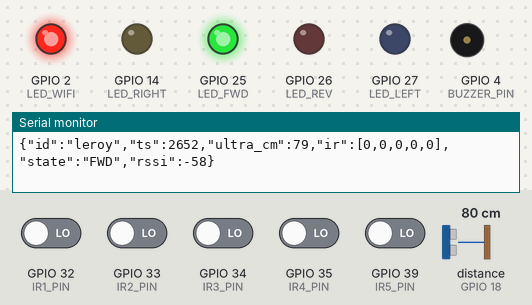
This sketch was run on a simulated ESP32. Shown: output pins drawn as LEDs (lit = HIGH), buzzer (waves = sounding, pin HIGH), the last lines printed to the serial monitor. Wiring (from diagram.json): ultrasonic range finder: trigger GPIO 5; echo GPIO 18. The inputs (shaded band) are chosen by the test bench; at power-on: GPIO 32 (IR1_PIN), GPIO 33 (IR2_PIN), GPIO 34 (IR3_PIN), GPIO 35 (IR4_PIN), GPIO 39 (IR5_PIN) LOW, distance to the obstacle (sensor on GPIO 18) 80 cm. The echo pulse lasts 58.3 µs per cm; WiFi joins after 1.5 s; servers stay silent unless stated; random numbers use the default seed unless the sketch sets one; no MQTT or app messages arrive unless stated; pins used as bus, display or sensor lines are not drawn.

Above: at 2.7 s.
2.8 s: distance to the obstacle (sensor on GPIO 18) set to 23 cm
4.5 s: distance to the obstacle (sensor on GPIO 18) set to 18 cm
At 5.7 s:
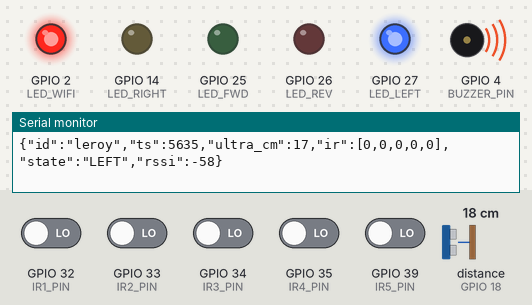
6.0 s: GPIO 32 (IR1_PIN) driven HIGH
At 7.2 s:
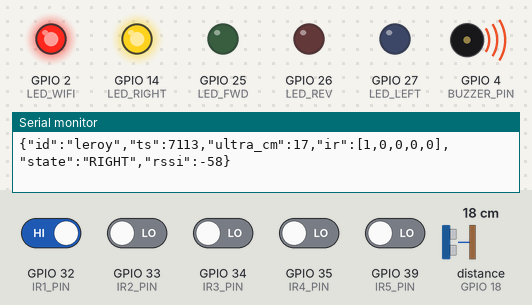
7.5 s: GPIO 35 (IR4_PIN) driven HIGH
At 8.7 s:
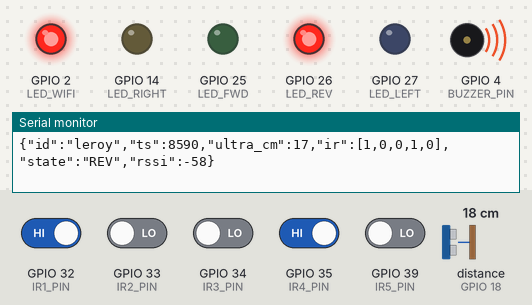
9.0 s: GPIO 35 (IR4_PIN) driven LOW
At 9.3 s:
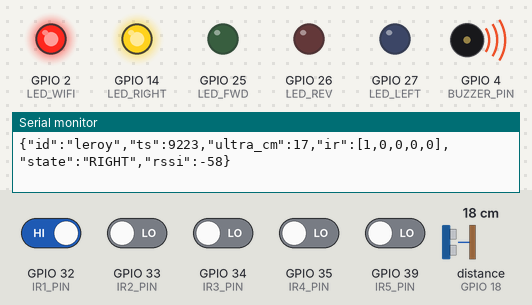
10.5 s: GPIO 32 (IR1_PIN) driven LOW
At 11.4 s:
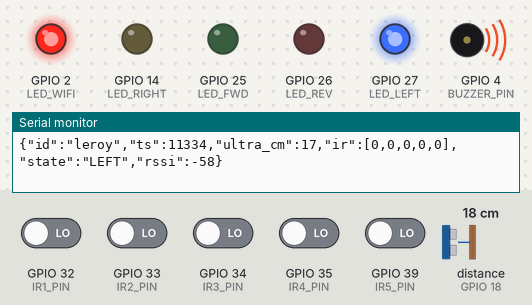
Timing chart, 0 to 13.2 s (numbered marks = the images above; inputs shaded):
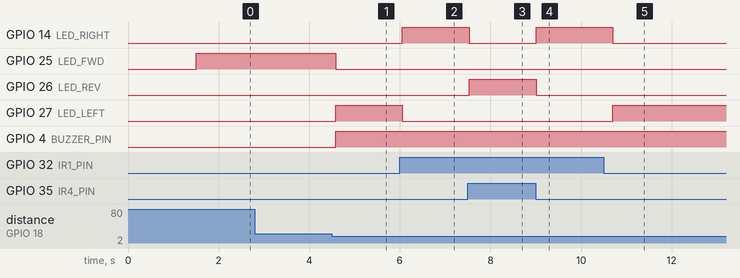

Measured:
- the behaviour switches between 21 and 20 cm on distance to the obstacle (sensor on GPIO 18) (found by bisection; images 0 and 1)
- after the input at 4.5 s, GPIO 25 (LED_FWD): HIGH → LOW after 0.08 s; GPIO 27 (LED_LEFT), GPIO 4 (BUZZER_PIN): LOW → HIGH after 0.08 s
- after the input at 6.0 s, GPIO 14 (LED_RIGHT): LOW → HIGH after 0.06 s; GPIO 27 (LED_LEFT): HIGH → LOW after 0.06 s
- after the input at 7.5 s, GPIO 14 (LED_RIGHT): HIGH → LOW at once; GPIO 26 (LED_REV): LOW → HIGH at once
- after the input at 9.0 s, GPIO 14 (LED_RIGHT): LOW → HIGH at once; GPIO 26 (LED_REV): HIGH → LOW at once
- after the input at 10.5 s, GPIO 14 (LED_RIGHT): HIGH → LOW after 0.20 s; GPIO 27 (LED_LEFT): LOW → HIGH after 0.20 s

The sketch:

sketch.ino
```cpp
/****************************************************
 * IoT-Enabled Obstacle Detection & Avoidance Robot
 * Robot ID: LEROY
 *
 * Platform: ESP32 (Wokwi Simulation)
 *
 * MQTT:
 *   Broker : test.mosquitto.org
 *   Port   : 1883
 *   Topic  : robots/leroy/telemetry
 *
 * Telemetry JSON example:
 * {"id":"leroy","ts":12345,"ultra_cm":30,"ir":[0,0,1,0,0],"state":"LEFT","rssi":-65}
 ****************************************************/

#include <WiFi.h>
#include <PubSubClient.h>

/* ================= WIFI ================= */
const char* ssid = "Wokwi-GUEST";
const char* password = "";

/* ================= MQTT ================= */
const char* MQTT_BROKER = "test.mosquitto.org";
const int   MQTT_PORT   = 1883;
const char* MQTT_TOPIC  = "robots/leroy/telemetry";

/* ================= PINS ================= */
// Ultrasonic
#define TRIG_PIN 5
#define ECHO_PIN 18

// IR Sensors (slide switches)
#define IR1_PIN 32   // Far Left
#define IR2_PIN 33   // Left
#define IR3_PIN 34   // Center
#define IR4_PIN 35   // Right
#define IR5_PIN 39   // Far Right (VN)

// LEDs (motor simulation)
#define LED_FWD   25
#define LED_LEFT  27
#define LED_RIGHT 14
#define LED_REV   26

// Status + Buzzer
#define LED_WIFI  2
#define BUZZER_PIN 4

/* ================= PARAMETERS ================= */
const int OBSTACLE_DISTANCE_CM = 20;
const unsigned long DECISION_INTERVAL_MS = 200;
const unsigned long MQTT_RETRY_MS = 3000;

/* ================= GLOBALS ================= */
WiFiClient espClient;
PubSubClient mqtt(espClient);

unsigned long lastDecisionMs = 0;
unsigned long lastMqttAttemptMs = 0;

/* ================= STATES ================= */
enum RobotState {
  STOP,
  MOVE_FORWARD,
  TURN_LEFT,
  TURN_RIGHT,
  REVERSE
};

RobotState currentState = STOP;

/* ================= FUNCTIONS ================= */
long readUltrasonicCM();
void setMotionLEDs(bool fwd, bool left, bool right, bool rev);
void applyState(RobotState s);
const char* stateToString(RobotState s);
void buzz(bool on);
void publishTelemetry(long ultraCm, int ir[5], RobotState s);
void mqttEnsureConnectedNonBlocking();

/* ================= SETUP ================= */
void setup() {
  Serial.begin(115200);

  pinMode(TRIG_PIN, OUTPUT);
  pinMode(ECHO_PIN, INPUT);

  pinMode(IR1_PIN, INPUT);
  pinMode(IR2_PIN, INPUT);
  pinMode(IR3_PIN, INPUT);
  pinMode(IR4_PIN, INPUT);
  pinMode(IR5_PIN, INPUT);

  pinMode(LED_FWD, OUTPUT);
  pinMode(LED_LEFT, OUTPUT);
  pinMode(LED_RIGHT, OUTPUT);
  pinMode(LED_REV, OUTPUT);
  pinMode(LED_WIFI, OUTPUT);
  pinMode(BUZZER_PIN, OUTPUT);

  setMotionLEDs(false, false, false, false);
  buzz(false);
  digitalWrite(LED_WIFI, LOW);

  Serial.println("Connecting to WiFi...");
  WiFi.begin(ssid, password);
  while (WiFi.status() != WL_CONNECTED) {
    delay(250);
    Serial.print(".");
  }

  Serial.println("\nWiFi Connected");
  Serial.print("IP: ");
  Serial.println(WiFi.localIP());
  digitalWrite(LED_WIFI, HIGH);

  mqtt.setServer(MQTT_BROKER, MQTT_PORT);
  Serial.println("MQTT configured (leroy)");
}

/* ================= LOOP ================= */
void loop() {
  mqttEnsureConnectedNonBlocking();
  mqtt.loop();

  long ultraCm = readUltrasonicCM();

  int ir[5];
  ir[0] = (digitalRead(IR1_PIN) == HIGH) ? 1 : 0;
  ir[1] = (digitalRead(IR2_PIN) == HIGH) ? 1 : 0;
  ir[2] = (digitalRead(IR3_PIN) == HIGH) ? 1 : 0;
  ir[3] = (digitalRead(IR4_PIN) == HIGH) ? 1 : 0;
  ir[4] = (digitalRead(IR5_PIN) == HIGH) ? 1 : 0;

  if (millis() - lastDecisionMs >= DECISION_INTERVAL_MS) {
    lastDecisionMs = millis();

    bool frontBlocked = (ultraCm < OBSTACLE_DISTANCE_CM) || (ir[2] == 1);
    bool leftBlocked  = (ir[0] == 1) || (ir[1] == 1);
    bool rightBlocked = (ir[3] == 1) || (ir[4] == 1);

    if (frontBlocked && leftBlocked && rightBlocked)
      currentState = REVERSE;
    else if (frontBlocked && leftBlocked && !rightBlocked)
      currentState = TURN_RIGHT;
    else if (frontBlocked && !leftBlocked && rightBlocked)
      currentState = TURN_LEFT;
    else if (frontBlocked && !leftBlocked && !rightBlocked)
      currentState = TURN_LEFT;
    else if (leftBlocked && !frontBlocked)
      currentState = TURN_RIGHT;
    else if (rightBlocked && !frontBlocked)
      currentState = TURN_LEFT;
    else
      currentState = MOVE_FORWARD;

    applyState(currentState);
    publishTelemetry(ultraCm, ir, currentState);
  }

  delay(40);
}

/* ================= MQTT SAFE CONNECT ================= */
void mqttEnsureConnectedNonBlocking() {
  if (mqtt.connected()) return;
  if (millis() - lastMqttAttemptMs < MQTT_RETRY_MS) return;

  lastMqttAttemptMs = millis();
  String clientId = "leroy-";
  clientId += String((uint32_t)esp_random(), HEX);

  Serial.print("MQTT connecting... ");
  if (mqtt.connect(clientId.c_str())) {
    Serial.println("CONNECTED");
  } else {
    Serial.print("FAILED (rc=");
    Serial.print(mqtt.state());
    Serial.println(")");
  }
}

/* ================= ULTRASONIC ================= */
long readUltrasonicCM() {
  digitalWrite(TRIG_PIN, LOW);
  delayMicroseconds(2);
  digitalWrite(TRIG_PIN, HIGH);
  delayMicroseconds(10);
  digitalWrite(TRIG_PIN, LOW);

  long duration = pulseIn(ECHO_PIN, HIGH, 30000);
  if (duration == 0) return 999;
  return (long)(duration * 0.034 / 2.0);
}

/* ================= ACTIONS ================= */
void applyState(RobotState s) {
  switch (s) {
    case MOVE_FORWARD:
      setMotionLEDs(true, false, false, false);
      buzz(false);
      break;
    case TURN_LEFT:
      setMotionLEDs(false, true, false, false);
      buzz(true);
      break;
    case TURN_RIGHT:
      setMotionLEDs(false, false, true, false);
      buzz(true);
      break;
    case REVERSE:
      setMotionLEDs(false, false, false, true);
      buzz(true);
      break;
    default:
      setMotionLEDs(false, false, false, false);
      buzz(false);
  }
}

void setMotionLEDs(bool fwd, bool left, bool right, bool rev) {
  digitalWrite(LED_FWD, fwd);
  digitalWrite(LED_LEFT, left);
  digitalWrite(LED_RIGHT, right);
  digitalWrite(LED_REV, rev);
}

void buzz(bool on) {
  digitalWrite(BUZZER_PIN, on ? HIGH : LOW);
}

/* ================= HELPERS ================= */
const char* stateToString(RobotState s) {
  switch (s) {
    case MOVE_FORWARD: return "FWD";
    case TURN_LEFT: return "LEFT";
    case TURN_RIGHT: return "RIGHT";
    case REVERSE: return "REV";
    default: return "STOP";
  }
}

/* ================= TELEMETRY ================= */
void publishTelemetry(long ultraCm, int ir[5], RobotState s) {
  int rssi = WiFi.RSSI();
  char payload[220];

  snprintf(payload, sizeof(payload),
    "{\"id\":\"leroy\",\"ts\":%lu,\"ultra_cm\":%ld,\"ir\":[%d,%d,%d,%d,%d],\"state\":\"%s\",\"rssi\":%d}",
    millis(), ultraCm,
    ir[0], ir[1], ir[2], ir[3], ir[4],
    stateToString(s), rssi
  );

  Serial.println(payload);

  if (mqtt.connected()) {
    mqtt.publish(MQTT_TOPIC, payload);
  }
}
```
